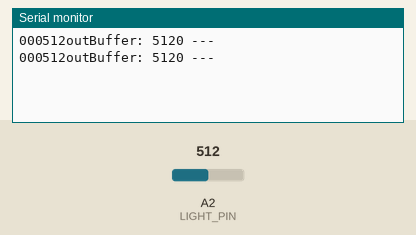
A sketch run on a simulated Arduino Uno, built with avr-gcc and run on an emulated ATmega328P. Shown: the last lines printed to the serial monitor. Inputs (shaded band) come from the test bench; at power-on: A2 (LIGHT_PIN) = 512.

Above: at 3.8 s.
3.9 s: A2 (LIGHT_PIN) set to 716
At 7.2 s:
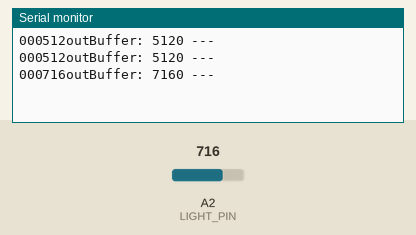
7.8 s: A2 (LIGHT_PIN) set to 900
At 9.6 s:
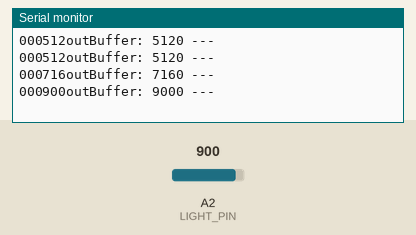
Timing chart, 0 to 11.1 s (numbered marks = the images above; inputs shaded):
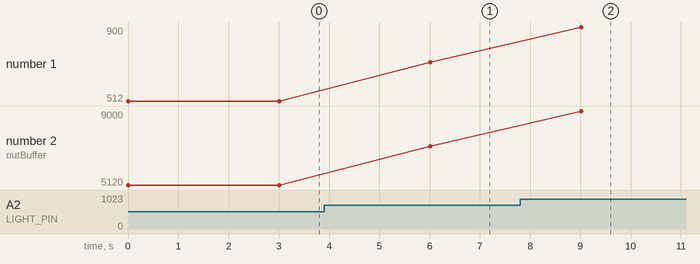

Measured:
- after the input at 3.9 s, the serial monitor: prints a new line after 2.1 s (image 1)
- after the input at 7.8 s, the serial monitor: prints a new line after 1.2 s (image 2)
- plotted number 1: 512 → 716 after the input at 3.9 s, 716 → 900 after the input at 7.8 s
- plotted number 2: 5120 → 7160 after the input at 3.9 s, 7160 → 9000 after the input at 7.8 s

The sketch:

Uno_LightSense.ino
```cpp
//  UNO Sketch
#include <stdlib.h>
//#include <avr/power.h>
#include <string.h>

#include <SPI.h>   // WHY DO I NEED TO INCLUDE THIS????

#include "printfEx.h"

#include <Narcoleptic.h>

// Light Sensor
#define LIGHT_PIN A2

void setup(void)
{
//  ADCSRA = 0;
//  power_twi_disable();
//  power_adc_disable();

  Serial.begin(57600);
  printfEx_begin();

}

int getLight(int whichPin)
{
  int rtn = 0;

  // Get the light value and return it
  rtn = analogRead(whichPin);
  printf("%06d",rtn);  // Append the Light from the photosensor

  return(rtn) ;
}


void loop(void)
{
  uint16_t _l = 9999;

  char temp[5];
  bool timeout=0;

  char outBuffer[32]=""; // Clear the outBuffer before every loop

  uint16_t light = getLight(LIGHT_PIN) ;

  _l = (int16_t) ( light * 10) ;

  sprintf(temp,"%04d",_l);  // Append the Light from the photosensor
  strcat(outBuffer,temp);

  printf("outBuffer: %s ---  \n\r",outBuffer);

  Serial.flush() ;

//  Narcoleptic.delay( 5*60*1000ul ) ;  //  Uses Power_Down mode
  Narcoleptic.delay( 3*1000ul ) ;  //  Uses Power_Down mode
}
```
